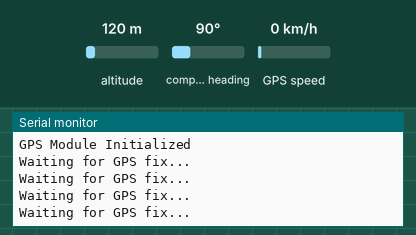
A sketch run on a simulated ESP32. On the bench: the last lines printed to the serial monitor. The test bench sets the inputs (shaded band); at power-on: altitude 120 m, compass heading 90°, GPS speed 0 km/h. The GPS gets a fix after 3 s at 37.7749, -122.4194 with 8 satellites.

Above: at 1.2 s.
1.3 s: altitude set to 20 m
At 3.9 s:
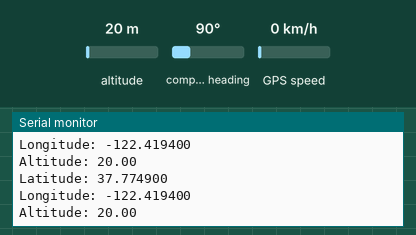
4.5 s: altitude set to 250 m
At 5.7 s:
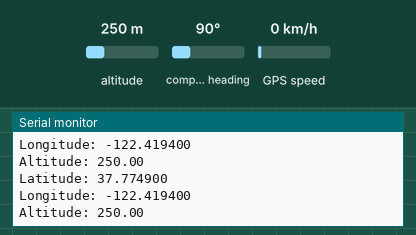

The sketch:

GPS.ino
```cpp
// GPS script
#include <HardwareSerial.h>
#include <TinyGPS++.h>

// Define the UART pins for GPS
#define RXD2 16  // GPIO16 for U2-RXD
#define TXD2 17  // GPIO17 for U2-TXD

// Initialize UART2 for GPS and TinyGPS++ object
HardwareSerial gpsSerial(2);  // UART2
TinyGPSPlus gps;

void setup() {
  // Start Serial Monitor for debugging
  Serial.begin(115200);
  // Start UART2 for GPS communication
  gpsSerial.begin(9600, SERIAL_8N1, RXD2, TXD2);  // 9600 baud is typical for Neo M8N

  Serial.println("GPS Module Initialized");
}

void loop() {
  // Read data from GPS module
  while (gpsSerial.available() > 0) {
    if (gps.encode(gpsSerial.read())) {
      // Check if a valid location fix is available
      if (gps.location.isValid()) {
        Serial.print("Latitude: ");
        Serial.println(gps.location.lat(), 6);  // Print latitude with 6 decimal places
        Serial.print("Longitude: ");
        Serial.println(gps.location.lng(), 6);  // Print longitude with 6 decimal places
        Serial.print("Altitude: ");
        Serial.println(gps.altitude.meters());  // Print altitude in meters
      } else {
        Serial.println("Waiting for GPS fix...");
      }
    }
  }
  delay(1000);  // Delay to avoid overwhelming the Serial Monitor
}
```

Measured:
- after the input at 1.3 s, the serial monitor: prints a new line after 1.7 s (image 1)
- after the input at 4.5 s, the serial monitor: prints a new line after 0.57 s (image 2)
